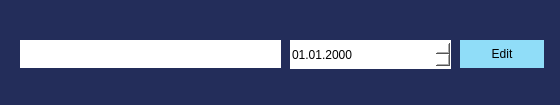
<?xml version="1.0" encoding="UTF-8"?>
<ui version="4.0">
 <class>Edit</class>
 <widget class="QDialog" name="Edit">
  <property name="geometry">
   <rect>
    <x>0</x>
    <y>0</y>
    <width>560</width>
    <height>105</height>
   </rect>
  </property>
  <property name="windowTitle">
   <string>Edit</string>
  </property>
  <property name="styleSheet">
   <string notr="true">background-color : #232d5a;
border:10px</string>
  </property>
  <widget class="QLineEdit" name="lineEdit">
   <property name="geometry">
    <rect>
     <x>20</x>
     <y>40</y>
     <width>261</width>
     <height>28</height>
    </rect>
   </property>
   <property name="styleSheet">
    <string notr="true">background-color: rgb(255, 255, 255);</string>
   </property>
  </widget>
  <widget class="QDateEdit" name="dateEdit">
   <property name="geometry">
    <rect>
     <x>290</x>
     <y>40</y>
     <width>161</width>
     <height>29</height>
    </rect>
   </property>
   <property name="styleSheet">
    <string notr="true">background-color: rgb(255, 255, 255);</string>
   </property>
   <property name="alignment">
    <set>Qt::AlignLeading|Qt::AlignLeft|Qt::AlignVCenter</set>
   </property>
   <property name="displayFormat">
    <string>dd.MM.yyyy</string>
   </property>
  </widget>
  <widget class="QPushButton" name="pushButton">
   <property name="geometry">
    <rect>
     <x>460</x>
     <y>40</y>
     <width>84</width>
     <height>28</height>
    </rect>
   </property>
   <property name="styleSheet">
    <string notr="true">background-color:#90ddf8;</string>
   </property>
   <property name="text">
    <string>Edit</string>
   </property>
  </widget>
 </widget>
 <resources/>
 <connections/>
</ui>
